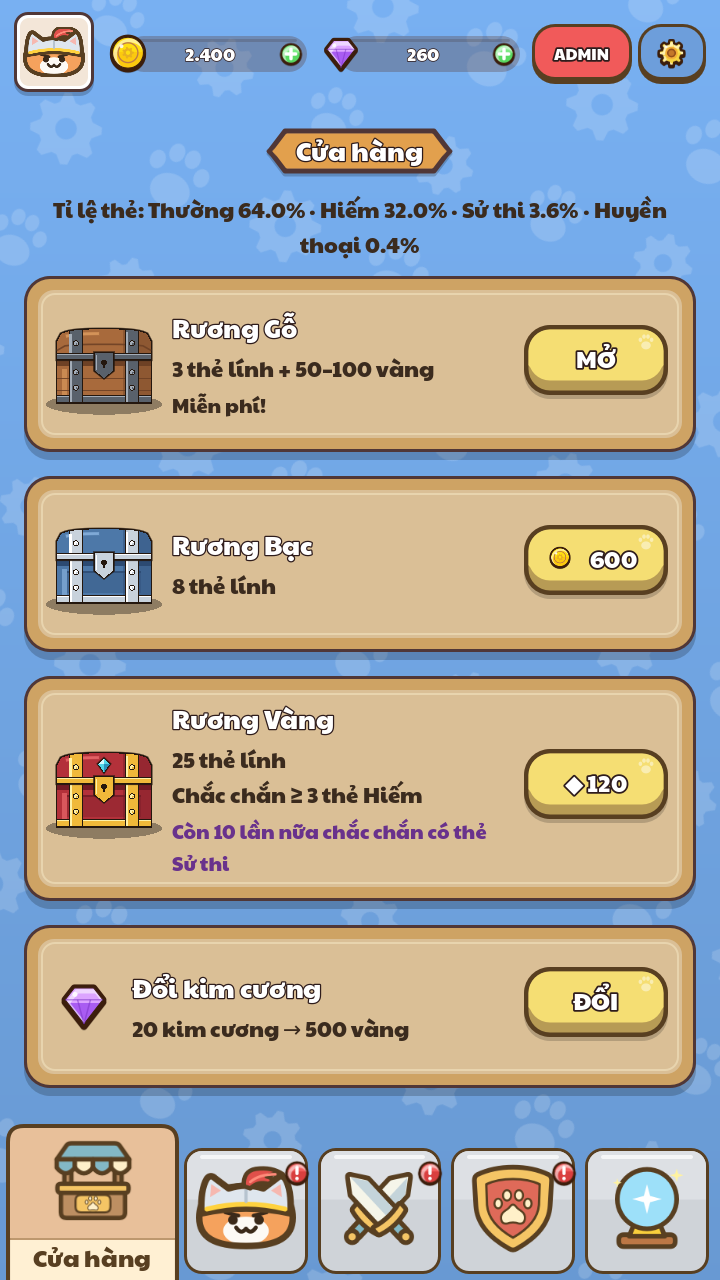
#> input picture docs/design/2026-10-19/bottom-wave/04-shop-current.png, 720 x 1280 px
$ python build_shop_preview.py
#> lines starting #> are read from the running program, lines starting #| are printed output that depends on the picture
from pathlib import Path
from PIL import Image, ImageDraw, ImageFont

HERE = Path(__file__).resolve().parent
ROOT = HERE.parents[3]
font = ImageFont.truetype(str(ROOT / 'game/ui/fonts/DejaVuSans.ttf'), 23)
out = Image.new('RGB', (756, 380), '#fff7e9')
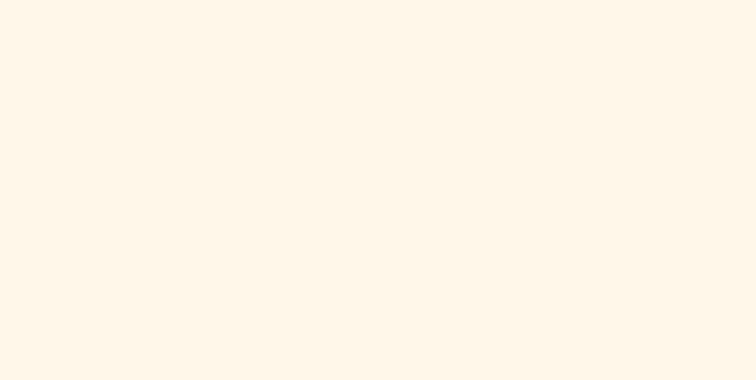
#> out: PIL image 756x380 RGB; mean R, G, B 255, 247, 233
draw = ImageDraw.Draw(out)
for x, file_name, title in [
    (20, '04-shop-current.png', 'Hiện tại'),
    (398, '05-shop-footer-wave.png', 'Đường ngăn lượn sóng'),
]:
    draw.text((x, 14), title, font=font, fill='#583f21')
    tile = Image.open(HERE / file_name).convert('RGB').crop((4, 1122, 181, 1280))
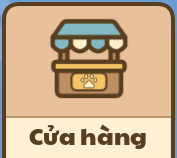
#> tile: PIL image 177x158 RGB; mean R, G, B 198.8, 173, 142
    out.paste(tile.resize((354, 316), Image.Resampling.LANCZOS), (x, 52))
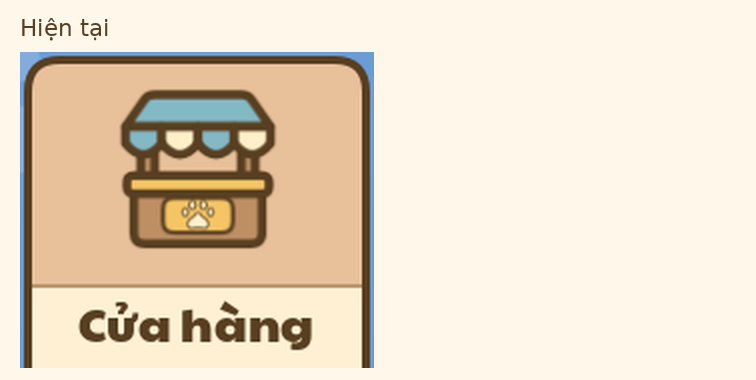
#> out: PIL image 756x380 RGB; mean R, G, B 232.8, 217.9, 197.2
#> pass 2 of the loop `for x, file_name, title in [`:
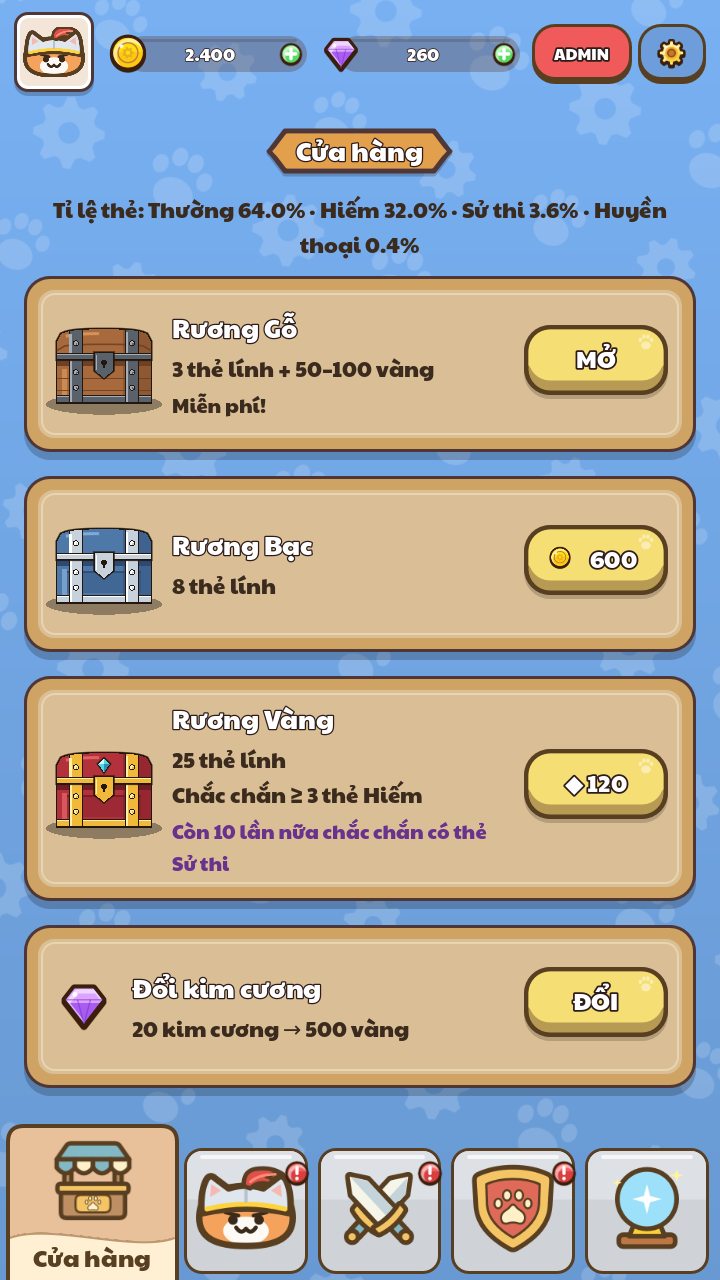
#> input picture docs/design/2026-10-19/bottom-wave/05-shop-footer-wave.png, 720 x 1280 px
#> `tile = Image.open(HERE / file_name).convert('RGB').crop((4, 1122, 181,..`:
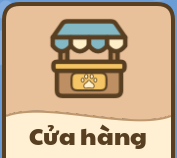
#> tile: PIL image 177x158 RGB; mean R, G, B 198.9, 173.2, 142.3
#> `out.paste(tile.resize((354, 316), Image.Resampling.LANCZOS), (x, 52))`:
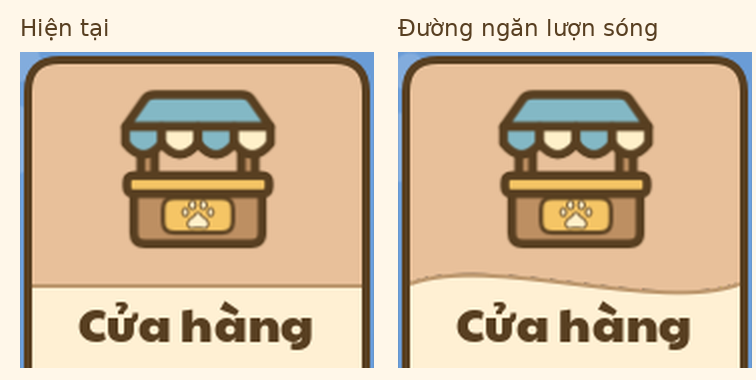
#> out: PIL image 756x380 RGB; mean R, G, B 210.1, 188.3, 161
out.save(HERE / 'shop-divider-comparison.png')
